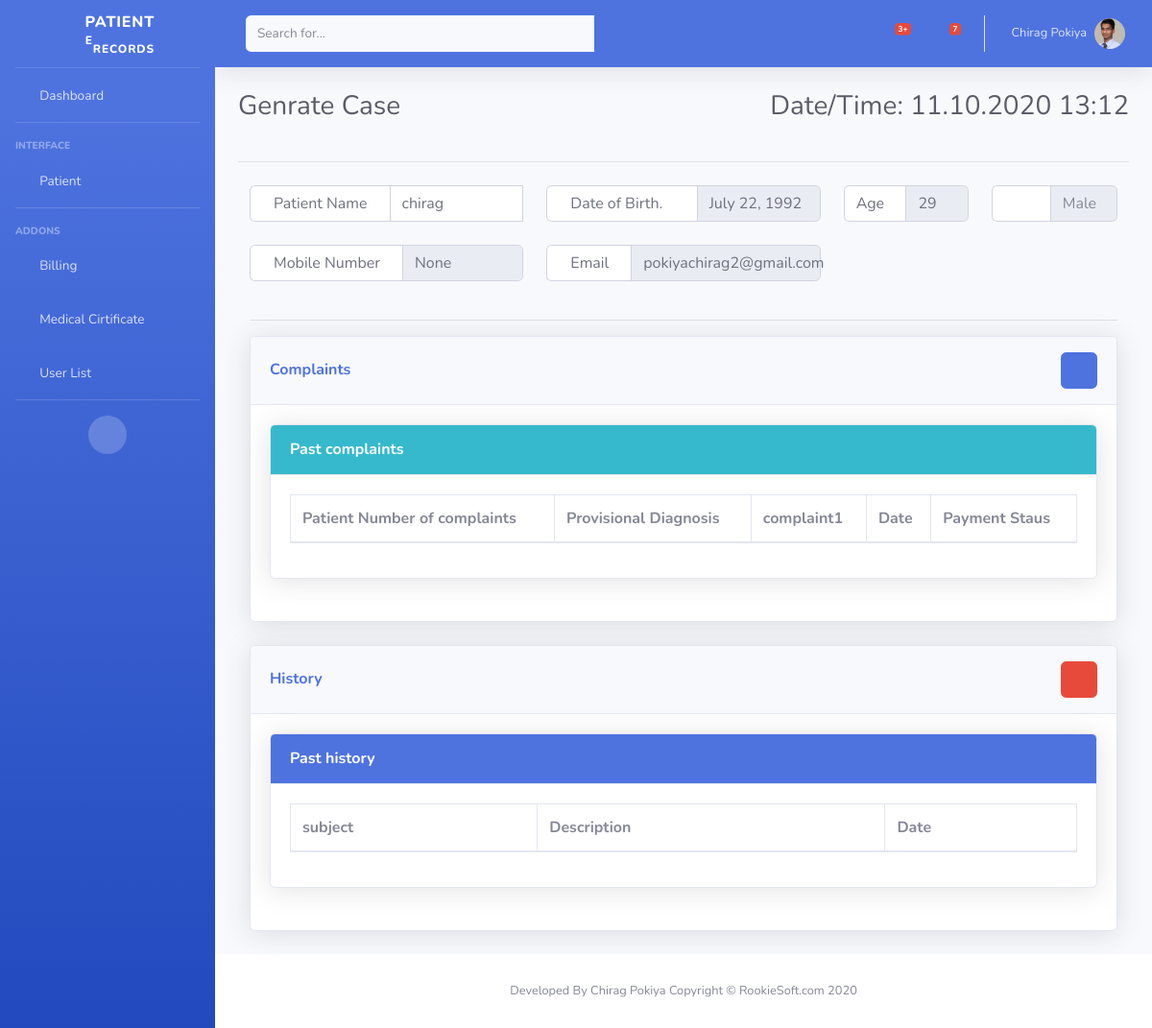
Page /home/generate/1 (signed in) on the committed database.
### account/models.py (models this page shows, shortened)
class Profile(models.Model):
    user = models.OneToOneField(User, on_delete=models.CASCADE)
    contact_no = models.IntegerField(null = True, blank=True, default=0)
    address = models.CharField(max_length=200)
    sex = models.CharField(max_length=50)
    dob = models.DateField(null = True, blank=True,)
    age = models.IntegerField(blank=True, null = True)
    blood_group = models.CharField(max_length=3)
    photo = models.ImageField(upload_to = 'users/%Y/%m/%d', blank = True)
    archive = models.BooleanField(default=False)
    created_at=models.DateTimeField(auto_now_add=True)
    updated_at=models.DateTimeField(auto_now_add=True)

### home/views.py (the view)
# urls.py: path('generate/<str:patient_id>', generate, name = 'generate'),
@login_required
def generate(request, patient_id):
    patient = Profile.objects.get(user=patient_id)
    patientPastHistorys = PastHistory.objects.filter(patient=patient_id)
    medicinesnames = Medicines.objects.all
    results=ComplaintList.objects.all
    patientcomplaints = PatientComplaint.objects.filter(patientcheckup__patient=patient_id)
    patientbills = Bill.objects.filter(patient=patient_id)
    return render(request, 'case/generate.html', {'patient':patient,'patientPastHistorys':patientPastHistorys, 'results':results, 'medicinesnames':medicinesnames, 'patientcomplaints':patientcomplaints, 'patientbills':patientbills})

### home/context_processors.py (called while the page is built)
def hasGroup(user, groupName):
    try:
        group = Group.objects.get(name=groupName)
        return True if group in user.groups.all() else False
    except:
        return False

def menu_processor(request):
    menu = {}
    user = request.user
    if hasGroup(user, 'doctor'):
        menu['Cases'] = '/case'
        menu['New Patient'] = '/register'
        menu['Manage Patient'] = '/manage_patient'
    elif hasGroup(user, 'patient'):
        menu['Reports'] = '/reports'
        menu['Appointments'] = '/appointments'
        menu['Medication'] = '/medicines'
        menu['Bills'] = '/bill'
        menu['Cases'] = '/case'
    elif hasGroup(user, 'receptionist'):
        menu['New Patient'] = '/register'
        menu['Cases'] = '/case'
        menu['Generate Case'] = '/generate'
    elif hasGroup(user, 'lab_attendant'):
        menu['Reports'] = '/reports'
        menu['Generate Report'] = '/reports/generate'
    elif hasGroup(user, 'inventory_manager'):
        menu['All Stock'] = ''
        menu['Stock Details'] = ''
    return {'menu': menu}

### home/models.py (called while the page is built)
	def __str__(self):
		return self.medicinesname

### home/templates/case/generate.html (shortened to what this page needs)
{% extends 'home/base.html' %}
{% block heading %}
<div class="row">
  <div class="col">
    <h1 class="h3 mb-4 text-gray-800">Genrate Case</h1>
  </div>
  <div class="col">
    <p class="text-right">Date/Time: <span id="datetime"></span></p>
  </div>
</div>
<hr>
{% endblock %}
{% block css %}
<link rel="stylesheet" href="https://cdn.jsdelivr.net/npm/bootstrap-select@1.13.14/dist/css/bootstrap-select.min.css">
{% endblock css %}
{% block body %}
<div class="container-fluid">
  <div class="row">
    <div class="col-lg-4 input-group mb-4">
      <div class="input-group-prepend">
        <span class="input-group-text bg-white px-4 border-md border-right-0">
          Patient Name
        </span>
      </div>
      <b class="form-control" id="patientusername" type="text" name="patientusername">{{ patient.user.username }}</b>
    </div>
    <div class="col-lg-4 input-group mb-4">
      <div class="input-group-prepend">
        <span class="input-group-text bg-white px-4 border-md border-right-0">
          Date of Birth.<i class="fas fa-birthday-cake"></i>
        </span>
      </div>
      <b class="form-control" id="patientdob" type="text" name="patientdob" placeholder="Date of Birth"
        readonly>{{ patient.dob }}</b>
    </div>
    <div class="col-lg-2 input-group mb-4">
      <label class="form-control">Age</label>
      <input class="form-control" id="patientage" type="text" name="patientage" value="{{ patient.age }}" readonly>
    </div>
    <div class="col-lg-2 input-group mb-4">
      <div class="input-group-prepend">
        <span class="input-group-text bg-white px-4 border-md border-right-0">
          <i class="fas fa-venus-mars"></i>
        </span>
      </div>
      <input class="form-control" id="patientgender" type="text" name="patientgender" placeholder="{{ patient.sex }}"
        readonly>
    </div>
  </div>
  <div class="row">
    <div class="col-lg-4 input-group mb-4">
      <div class="input-group-prepend">
        <span class="input-group-text bg-white px-4 border-md border-right-0">
          Mobile Number
        </span>
      </div>
      <b class="form-control" id="patientmobile" type="text" name="patientmobile" placeholder="Contact Number"
        readonly>{{ patient.contact_no }}</b>
    </div>
    <div class="col-lg-4 input-group mb-4">
      <div class="input-group-prepend">
        <span class="input-group-text bg-white px-4 border-md border-right-0">
          Email
        </span>
      </div>
      <b class="form-control" id="patientemail" type="text" name="patientemail" placeholder="Email"
        readonly>{{ patient.user.email }}</b>
    </div>
  </div>
  <hr>
  <div class="row">
    <div class="col-lg-12">
      <div class="card shadow mb-4">
        <div class="card-header py-3 d-flex flex-row align-items-center justify-content-between">
          <h6 class="m-0 font-weight-bold text-primary">Complaints</h6>
          <div class="no-arrow">
            <button type="button" class="btn btn-primary" data-toggle="modal" data-target="#complaintsModal">
              <i class="fas fa-plus-square"></i>
            </button>
          </div>
        </div>
        <div class="card-body">
          <div class="card shadow mb-4">
            <a href="#collapseCardExample4" class="d-block card-header py-3 bg-info text-white" data-toggle="collapse"
              role="button" aria-expanded="true" aria-controls="collapseCardExample4">
              <h6 class="m-0 font-weight-bold">Past complaints</h6>
            </a>
            <div class="collapse show" id="collapseCardExample4">
              <div class="card-body">
                <table class="table table-bordered" id="dataTable" width="100%" cellspacing="0">
                  <thead>
                    <tr>
                      <th>Patient Number of complaints</th>
                      <th>Provisional Diagnosis</th>
                      <th>complaint1</th>
                      <th>Date</th>
                      <th>Payment Staus</th>
                    </tr>
                  </thead>
                </table>
              </div>
            </div>
          </div>
        </div>
      </div>
    </div>
  </div>
  <div class="row">
    <div class="col-lg-12">
      <div class="card shadow mb-4">
        <div class="card-header py-3 d-flex flex-row align-items-center justify-content-between">
          <h6 class="m-0 font-weight-bold text-primary">History</h6>
          <div class="no-arrow">
            <button type="button" class="btn btn-danger" data-toggle="modal" data-target="#historyModal">
              <i class="fas fa-plus-square"></i>
            </button>
          </div>
        </div>
        <div class="card-body">
          <div class="card shadow mb-4">
            <a href="#collapseCardExample3" class="d-block card-header py-3 bg-primary text-white"
              data-toggle="collapse" role="button" aria-expanded="true" aria-controls="collapseCardExample3">
              <h6 class="m-0 font-weight-bold">Past history</h6>
            </a>
            <div class="collapse show" id="collapseCardExample3">
              <div class="card-body">
                <table class="table table-bordered" id="dataTable" width="100%" cellspacing="0">
                  <thead>
                    <tr>
                      <th>subject</th>
                      <th>Description</th>
                      <th>Date</th>
                    </tr>
                  </thead>
                </table>
              </div>
            </div>
          </div>
        </div>
      </div>
    </div>
  </div>
</div>
{% endblock %}

### home/templates/home/base.html (shortened to what this page needs)
{% load static %}
<!DOCTYPE html>
<html lang="en">
<head>
  <link href="{% static "vendor/fontawesome-free/css/all.min.css" %}" rel="stylesheet" type="text/css">
  <link href="{% static "css/sb-admin-2.min.css" %}" rel="stylesheet">
  {% block css %}
{% endblock css %}
</head>
<body id="page-top">
  <div id="wrapper">
    <ul class="navbar-nav bg-gradient-primary sidebar sidebar-dark accordion" id="accordionSidebar">
      <a class="sidebar-brand d-flex align-items-center justify-content-center" href="index.html">
        <div class="sidebar-brand-icon rotate-n-15">
          <i class="fas fa-laugh-wink"></i>
        </div>
        <div class="sidebar-brand-text mx-3">Patient <sup>e</sup><sub>Records</sub></div>
      </a>
      <hr class="sidebar-divider my-0">
      <li class="nav-item">
        <a class="nav-link" href="index.html">
          <i class="fas fa-fw fa-tachometer-alt"></i>
          <span>Dashboard</span></a>
      </li>
      <hr class="sidebar-divider">
      <div class="sidebar-heading">
        Interface
      </div>
      <li class="nav-item">
        <a class="nav-link collapsed" href="#" data-toggle="collapse" data-target="#collapseTwo" aria-expanded="true"
          aria-controls="collapseTwo">
          <i class="fas fa-fw fa-cog"></i>
          <span>Patient</span>
        </a>
      </li>
      <hr class="sidebar-divider d-none d-md-block">
      <div class="sidebar-heading">
        Addons
      </div>
      <li class="nav-item">
        <a class="nav-link collapsed" href="/all_bill">
          <i class="fas fa-fw fa-folder"></i>
          <span>Billing</span>
        </a>
      </li>
      <li class="nav-item">
        <a class="nav-link" href="charts.html">
          <i class="fas fa-fw fa-chart-area"></i>
          <span>Medical Cirtificate</span></a>
      </li>
      <li class="nav-item">
        <a class="nav-link" href="/userlist">
          <i class="fas fa-fw fa-table"></i>
          <span>User List</span></a>
      </li>
      <hr class="sidebar-divider d-none d-md-block">
      <div class="text-center d-none d-md-inline">
        <button class="rounded-circle border-0" id="sidebarToggle"></button>
      </div>
    </ul>
    <div id="content-wrapper" class="d-flex flex-column">
      <div id="content">
        <nav class="navbar navbar-expand navbar-dark bg-primary topbar mb-4 static-top shadow">
          <form class="d-none d-sm-inline-block form-inline mr-auto ml-md-3 my-2 my-md-0 mw-100 navbar-search">
            <div class="input-group">
              <input type="text" class="form-control bg-light border-0 small" placeholder="Search for..."
                aria-label="Search" aria-describedby="basic-addon2">
              <div class="input-group-append">
                <button class="btn btn-primary" type="button">
                  <i class="fas fa-search fa-sm"></i>
                </button>
              </div>
            </div>
          </form>
          <ul class="navbar-nav ml-auto">
            <li class="nav-item dropdown no-arrow mx-1">
              <a class="nav-link dropdown-toggle" href="#" id="alertsDropdown" role="button" data-toggle="dropdown"
                aria-haspopup="true" aria-expanded="false">
                <i class="fas fa-bell fa-fw"></i>
                <span class="badge badge-danger badge-counter">3+</span>
              </a>
            </li>
            <li class="nav-item dropdown no-arrow mx-1">
              <a class="nav-link dropdown-toggle" href="#" id="messagesDropdown" role="button" data-toggle="dropdown"
                aria-haspopup="true" aria-expanded="false">
                <i class="fas fa-envelope fa-fw"></i>
                <span class="badge badge-danger badge-counter">7</span>
              </a>
            </li>
            <li class="nav-item dropdown no-arrow">
              <a class="nav-link dropdown-toggle" href="#" id="userDropdown" role="button" data-toggle="dropdown"
                aria-haspopup="true" aria-expanded="false">
                <span class="mr-2 d-none d-lg-inline text-white-600 small">{{request.user.first_name}}
                  {{request.user.last_name}}</span>
                <img class="img-profile rounded-circle" src="{{ user.profile.photo.url }}">
              </a>
            </li>
          </ul>
        </nav>
        <div class="container-fluid">
          <h1 class="h3 mb-4 text-gray-800">{% block heading %}Clinic Portal{% endblock %}</h1>
          <div class="row">
            {% block body %}{% endblock %}
          </div>
        </div>
      </div>
      <footer class="sticky-footer bg-white">
        <div class="container my-auto">
          <div class="copyright text-center my-auto">
            <span>Developed By Chirag Pokiya</span>
            <span>Copyright &copy; RookieSoft.com 2020</span>
          </div>
        </div>
      </footer>
    </div>
  </div>
</body>
</html>

### rows in the picture
Profile: user.username "chirag", dob "July 22, 1992", patientage "29", patientgender "Male", contact_no "None", user.email "pokiyachirag2@gmail.com"

### other values in the picture
{{ request.user.first_name }} "Chirag"
{{ request.user.last_name }} "Pokiya"
